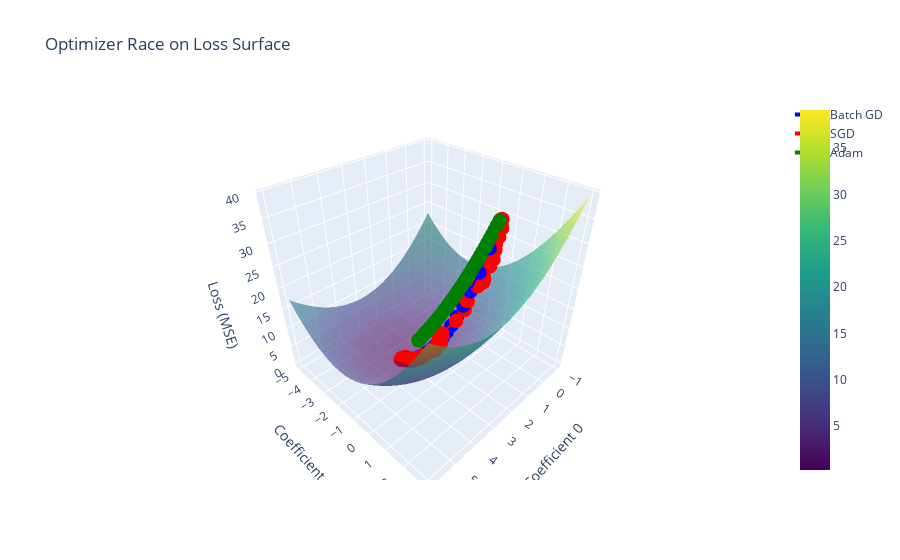

This figure's notebook cell:
### Markdown cell above
# ALL GD VISULISATIONS

* Batch Gradient Descent (BGD)

Uses all training data to compute the gradient.

Updates weights once per epoch.

Pros: Stable, guaranteed to move toward global minimum (for convex problems).

Cons: Very slow for large datasets.




* Stochastic Gradient Descent (SGD)

Uses one random sample at a time to compute gradient.

Updates weights every sample.

Pros: Fast, escapes local minima, works well for online learning.

Cons: Noisy path, can bounce around instead of smoothly converging.


* Adam (Adaptive Moment Estimation)

Advanced optimizer, extension of SGD.

Uses momentum (history of past gradients) + adaptive learning rate.

Pros: Very fast, reliable, works great for deep learning.

Cons: More complex, needs tuning of extra parameters (beta1, beta2).

### Code cell
import numpy as np
import plotly.graph_objs as go

# ---------------------
# Optimizers
# ---------------------
def batch_gd(X, y, lr=0.01, epochs=30):
    coef = np.ones(X.shape[1])
    intercept = 0
    history = []
    for _ in range(epochs):
        y_hat = X @ coef + intercept
        intercept_der = -2 * np.mean(y - y_hat)
        coef_der = -2 * (X.T @ (y - y_hat)) / X.shape[0]
        intercept -= lr * intercept_der
        coef -= lr * coef_der
        loss = np.mean((y - (X @ coef + intercept)) ** 2)
        history.append((coef[0], coef[1], loss))
    return np.array(history)

def sgd(X, y, lr=0.01, epochs=30):
    coef = np.ones(X.shape[1])
    intercept = 0
    history = []
    for _ in range(epochs):
        for i in range(X.shape[0]):
            idx = np.random.randint(0, X.shape[0])
            y_hat = X[idx] @ coef + intercept
            intercept_der = -2 * (y[idx] - y_hat)
            coef_der = -2 * X[idx] * (y[idx] - y_hat)
            intercept -= lr * intercept_der
            coef -= lr * coef_der
            loss = np.mean((y - (X @ coef + intercept)) ** 2)
            history.append((coef[0], coef[1], loss))
    return np.array(history)

def adam(X, y, lr=0.01, epochs=30, beta1=0.9, beta2=0.999, eps=1e-8):
    coef = np.ones(X.shape[1])
    intercept = 0
    m_coef = np.zeros_like(coef)
    v_coef = np.zeros_like(coef)
    m_int = 0
    v_int = 0
    history = []
    t = 0
    for _ in range(epochs):
        y_hat = X @ coef + intercept
        intercept_der = -2 * np.mean(y - y_hat)
        coef_der = -2 * (X.T @ (y - y_hat)) / X.shape[0]
        t += 1

        # Adam update for intercept
        m_int = beta1 * m_int + (1 - beta1) * intercept_der
        v_int = beta2 * v_int + (1 - beta2) * (intercept_der ** 2)
        m_int_hat = m_int / (1 - beta1 ** t)
        v_int_hat = v_int / (1 - beta2 ** t)
        intercept -= lr * m_int_hat / (np.sqrt(v_int_hat) + eps)

        # Adam update for coef
        m_coef = beta1 * m_coef + (1 - beta1) * coef_der
        v_coef = beta2 * v_coef + (1 - beta2) * (coef_der ** 2)
        m_coef_hat = m_coef / (1 - beta1 ** t)
        v_coef_hat = v_coef / (1 - beta2 ** t)
        coef -= lr * m_coef_hat / (np.sqrt(v_coef_hat) + eps)

        loss = np.mean((y - (X @ coef + intercept)) ** 2)
        history.append((coef[0], coef[1], loss))
    return np.array(history)

# ---------------------
# Generate data
# ---------------------
np.random.seed(42)
X = np.random.randn(200, 2)
true_coef = np.array([3.0, -2.0])
y = X @ true_coef + 5 + np.random.randn(200) * 0.5

# ---------------------
# Run all optimizers
# ---------------------
path_bgd = batch_gd(X, y, lr=0.05, epochs=50)
path_sgd = sgd(X, y, lr=0.01, epochs=5)
path_adam = adam(X, y, lr=0.05, epochs=50)

# ---------------------
# Build loss surface
# ---------------------
w0 = np.linspace(-1, 6, 80)
w1 = np.linspace(-5, 3, 80)
W0, W1 = np.meshgrid(w0, w1)
Loss = np.zeros_like(W0)
for i in range(W0.shape[0]):
    for j in range(W0.shape[1]):
        coef = np.array([W0[i, j], W1[i, j]])
        y_hat = X @ coef + 5
        Loss[i, j] = np.mean((y - y_hat) ** 2)

# ---------------------
# Plotly figure: Optimizer Race
# ---------------------
surface = go.Surface(x=W0, y=W1, z=Loss, colorscale='Viridis', opacity=0.6)

traj_bgd = go.Scatter3d(x=path_bgd[:,0], y=path_bgd[:,1], z=path_bgd[:,2],
                        mode='lines+markers', name='Batch GD', line=dict(color='blue', width=4), marker=dict(size=5))
traj_sgd = go.Scatter3d(x=path_sgd[:,0], y=path_sgd[:,1], z=path_sgd[:,2],
                        mode='lines+markers', name='SGD', line=dict(color='red', width=4), marker=dict(size=5))
traj_adam = go.Scatter3d(x=path_adam[:,0], y=path_adam[:,1], z=path_adam[:,2],
                         mode='lines+markers', name='Adam', line=dict(color='green', width=4), marker=dict(size=5))

fig = go.Figure(data=[surface, traj_bgd, traj_sgd, traj_adam])
fig.update_layout(scene=dict(xaxis_title='Coefficient 0',
                             yaxis_title='Coefficient 1',
                             zaxis_title='Loss (MSE)'),
                  title="Optimizer Race on Loss Surface")

fig.show()

### Figure 1 — Plotly figure (JSON) as saved in the notebook; plotly's stock layout.template omitted (floating-point values rounded to 4 significant figures; data arrays with more than 128 entries replaced by an {"elided": "..."} marker saying what was removed)
{"data": [{"colorscale": [[0, "#440154"], [0.1111, "#482878"], [0.2222, "#3e4989"], [0.3333, "#31688e"], [0.4444, "#26828e"], [0.5556, "#1f9e89"], [0.6667, "#35b779"], [0.7778, "#6ece58"], [0.8889, "#b5de2b"], [1, "#fde725"]], "opacity": 0.6, "type": "surface", "x": {"elided": "80x80 float values"}, "y": {"elided": "80x80 float values"}, "z": {"elided": "80x80 float values"}}, {"line": {"color": "blue", "width": 4}, "marker": {"size": 5}, "mode": "lines+markers", "name": "Batch GD", "type": "scatter3d", "x": [1.196, 1.374, 1.534, 1.679, 1.81, 1.928, 2.035, 2.132, 2.219, 2.298, 2.369, 2.434, 2.492, 2.544, 2.592, 2.635, 2.673, 2.708, 2.74, 2.768, 2.794, 2.817, 2.838, 2.857, 2.875, 2.89, 2.904, 2.917, 2.928, 2.938, 2.948, 2.956, 2.963, 2.97, 2.976, 2.982, 2.987, 2.992, 2.996, 2.999, 3.003, 3.006, 3.008, 3.011, 3.013, 3.015, 3.017, 3.018, 3.02, 3.021], "y": [0.7378, 0.4985, 0.2802, 0.08102, -0.1007, -0.2664, -0.4176, -0.5555, -0.6812, -0.7959, -0.9005, -0.9959, -1.083, -1.162, -1.234, -1.3, -1.36, -1.415, -1.465, -1.511, -1.552, -1.59, -1.624, -1.656, -1.684, -1.71, -1.734, -1.756, -1.775, -1.793, -1.81, -1.825, -1.838, -1.851, -1.862, -1.872, -1.881, -1.89, -1.898, -1.905, -1.911, -1.917, -1.922, -1.927, -1.932, -1.936, -1.939, -1.943, -1.946, -1.949], "z": [29.57, 24.23, 19.86, 16.3, 13.38, 10.99, 9.037, 7.44, 6.133, 5.064, 4.19, 3.474, 2.889, 2.409, 2.017, 1.696, 1.433, 1.218, 1.042, 0.8976, 0.7795, 0.6828, 0.6035, 0.5387, 0.4855, 0.442, 0.4063, 0.3771, 0.3532, 0.3335, 0.3175, 0.3043, 0.2935, 0.2846, 0.2774, 0.2714, 0.2666, 0.2626, 0.2593, 0.2566, 0.2544, 0.2526, 0.2511, 0.2499, 0.2489, 0.2481, 0.2474, 0.2469, 0.2464, 0.246]}, {"line": {"color": "red", "width": 4}, "marker": {"size": 5}, "mode": "lines+markers", "name": "SGD", "type": "scatter3d", "x": {"elided": "1000 float values"}, "y": {"elided": "1000 float values"}, "z": {"elided": "1000 float values"}}, {"line": {"color": "green", "width": 4}, "marker": {"size": 5}, "mode": "lines+markers", "name": "Adam", "type": "scatter3d", "x": [1.05, 1.1, 1.15, 1.2, 1.249, 1.299, 1.348, 1.398, 1.447, 1.495, 1.544, 1.592, 1.64, 1.687, 1.734, 1.781, 1.827, 1.872, 1.917, 1.962, 2.006, 2.049, 2.092, 2.133, 2.175, 2.215, 2.255, 2.294, 2.332, 2.369, 2.406, 2.441, 2.476, 2.509, 2.542, 2.574, 2.605, 2.635, 2.664, 2.692, 2.718, 2.744, 2.769, 2.793, 2.816, 2.838, 2.859, 2.879, 2.898, 2.916], "y": [0.95, 0.9, 0.8501, 0.8002, 0.7504, 0.7007, 0.6511, 0.6017, 0.5524, 0.5032, 0.4543, 0.4056, 0.3571, 0.3088, 0.2608, 0.2131, 0.1657, 0.1186, 0.07186, 0.02547, -0.02054, -0.06616, -0.1114, -0.1561, -0.2005, -0.2443, -0.2877, -0.3307, -0.3731, -0.4149, -0.4563, -0.4971, -0.5374, -0.577, -0.6162, -0.6547, -0.6926, -0.7299, -0.7666, -0.8027, -0.8381, -0.8729, -0.907, -0.9405, -0.9734, -1.006, -1.037, -1.068, -1.098, -1.128], "z": [35.16, 34.24, 33.33, 32.44, 31.56, 30.7, 29.85, 29.02, 28.21, 27.41, 26.62, 25.86, 25.11, 24.37, 23.66, 22.96, 22.27, 21.6, 20.95, 20.32, 19.7, 19.09, 18.5, 17.93, 17.37, 16.83, 16.31, 15.79, 15.3, 14.81, 14.35, 13.89, 13.45, 13.02, 12.61, 12.2, 11.81, 11.44, 11.07, 10.72, 10.37, 10.04, 9.717, 9.405, 9.103, 8.81, 8.527, 8.252, 7.986, 7.729]}], "layout": {"scene": {"xaxis": {"title": {"text": "Coefficient 0"}}, "yaxis": {"title": {"text": "Coefficient 1"}}, "zaxis": {"title": {"text": "Loss (MSE)"}}}, "title": {"text": "Optimizer Race on Loss Surface"}}}
